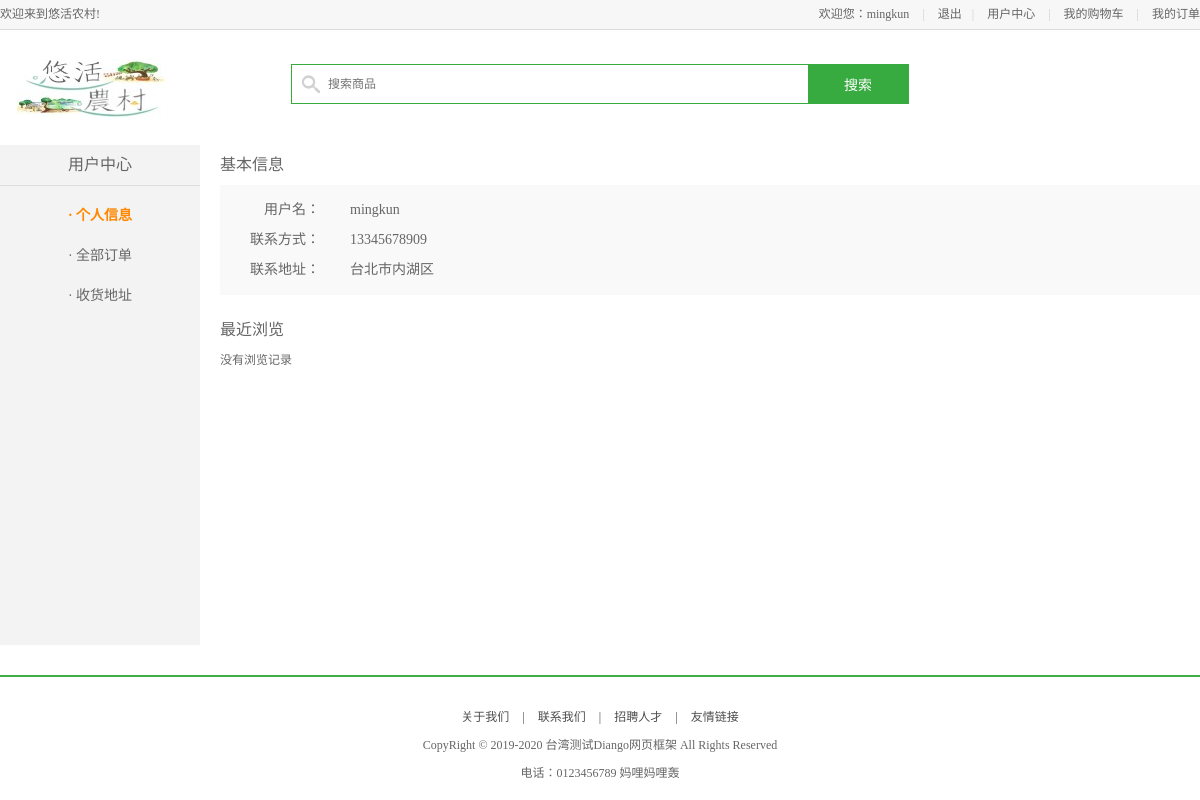
The page /user/ (signed in) on the database its author committed.
### apps/user/models.py (models this page shows, shortened)
class User(AbstractUser, BaseModel):
    class Meta:
        db_table = 'df_user'
        verbose_name = '用户'
        verbose_name_plural = verbose_name

class Address(BaseModel):
    user = models.ForeignKey('User', on_delete=models.CASCADE, verbose_name='所属用户')
    receiver = models.CharField(max_length=20, verbose_name='收件人')
    addr = models.CharField(max_length=256, verbose_name='收件地址')
    zip_code = models.CharField(max_length=6, null=True, verbose_name='邮政编码')
    phone = models.CharField(max_length=11, verbose_name='联系电话')
    is_default = models.BooleanField(default=False, verbose_name='是否默认')
    objects = AddressManager()
    class Meta:
        db_table = 'df_address'
        verbose_name = '地址'
        verbose_name_plural = verbose_name

### apps/user/views.py (the view)
class UserInfoView(LoginRequireMixin, View):
    def get(self, request):
        user = request.user
        address = Address.objects.get_default_address(user)
        con = get_redis_connection('default')
        history_key = 'history_%d' % user.id
        sku_ids = con.lrange(history_key, 0, 4)
        goods_list = []
        for id in sku_ids:
            goods = GoodsSKU.objects.get(id=id)
            goods_list.append(goods)
        context = {'page': 'user',
                   'address': address,
                   'goods_list': goods_list}
        return render(request, 'df_user/user_center_info.html', context)

### apps/user/models.py (called while the page is built)
    def get_default_address(self, user):
        try:
            address = self.get(user=user, is_default=True)
        except self.model.DoesNotExist:
            address = None  # 不存在默认地址
        return address

### templates/df_user/user_center_info.html
{% extends 'base_user_center.html' %}
{% block right_content %}
		<div class="right_content clearfix">
				<div class="info_con clearfix">
				<h3 class="common_title2">基本信息</h3>
						<ul class="user_info_list">
							<li><span>用户名：</span>{{ user.username }}</li>
                            {% if address %}
                                <li><span>联系方式：</span>{{ address.phone }}</li>
                                <li><span>联系地址：</span>{{ address.addr }}</li>
                            {% else %}
                                <li><span>联系方式：</span>无默认</li>
							    <li><span>联系地址：</span>无默认</li>
                            {% endif %}
						</ul>
				</div>
				<h3 class="common_title2">最近浏览</h3>
				<div class="has_view_list">
					<ul class="goods_type_list clearfix">
                        {% for goods in goods_list %}
				        <li>
                            <a href="{% url 'goods:detail' goods.id %}"><img src="{{ goods.image.url }}"></a>
                            <h4><a href="{% url 'goods:detail' goods.id %}">{{ goods.name }}</a></h4>
                            <div class="operate">
                                <span class="prize">￥{{ goods.price }}</span>
                                <span class="unit">{{ goods.price }}/{{ goods.unite }}</span>
                                <a href="#" class="add_goods" title="加入购物车"></a>
                            </div>
                        </li>
                        {% empty %}
                            没有浏览记录
                        {% endfor %}
			        </ul>
		        </div>
		</div>
{% endblock right_content %}

### templates/base.html (shortened to what this page needs)
<!DOCTYPE html PUBLIC "-//W3C//DTD XHTML 1.0 Transitional//EN"
        "http://www.w3.org/TR/xhtml1/DTD/xhtml1-transitional.dtd">
<html xmlns="http://www.w3.org/1999/xhtml" xml:lang="en">
{% load staticfiles %}
<head>
	<link rel="stylesheet" type="text/css" href="{% static 'css/reset.css' %}">
	<link rel="stylesheet" type="text/css" href="{% static 'css/main.css' %}">
</head>
<body>
{% block header_con %}
	<div class="header_con">
		<div class="header">
			<div class="welcome fl">欢迎来到悠活农村!</div>
			<div class="fr">
                {% if user.is_authenticated %}
				<div class="login_btn fl">
					欢迎您：<em>{{ user.username }}</em>
                    <span>|</span>
					<a href="{% url 'user:logout' %}">退出</a>
				</div>
                {% else %}
				<div class="login_btn fl">
					<a href="{% url 'user:login' %}">登录</a>
					<span>|</span>
					<a href="{% url 'user:register' %}">注册</a>
				</div>
                {% endif %}
				<div class="user_link fl">
					<span>|</span>
					<a href="{% url 'user:user' %}">用户中心</a>
					<span>|</span>
					<a href="{% url 'cart:show' %}">我的购物车</a>
					<span>|</span>
					<a href="{% url 'user:order' 1 %}">我的订单</a>
				</div>
			</div>
		</div>
	</div>
{% endblock header_con %}
{% block search_bar %}
	<div class="search_bar clearfix">
		<a href="{% url 'goods:index' %}" class="logo fl"><img src="{% static 'images/logo_15059.jpg' %}"></a>
		<div class="search_con fl">
            <form action="/search" method="get">
                <input type="text" class="input_text fl" name="q" placeholder="搜索商品">
			    <input type="submit" class="input_btn fr" name="" value="搜索">
            </form>
		</div>
	</div>
{% endblock search_bar %}
{% block body %}{% endblock body %}
<div class="footer">
    <div class="foot_link">
        <a href="#">关于我们</a>
        <span>|</span>
        <a href="#">联系我们</a>
        <span>|</span>
        <a href="#">招聘人才</a>
        <span>|</span>
        <a href="#">友情链接</a>
    </div>
    <p>CopyRight © 2019-2020 台湾测试Diango网页框架 All Rights Reserved</p>
    <p>电话：0123456789    妈哩妈哩轰</p>
</div>
</body>
</html>

### static/css/main.css (style rules this page uses)
body { font-family:'Microsoft Yahei';font-size:12px;color:#666; }
html,body { height:100% }
.header_con { background-color:#f7f7f7; height:29px; border-bottom:1px solid #dddddd }
.header { width:1200px; height:29px; margin:0 auto; }
.welcome,.login_info,.login_btn,.user_link { line-height:29px; }
.login_btn a,.user_link a { color:#666; }
.login_btn span,.user_link span { color:#cecece; margin:0 10px; }
.search_bar { width:1200px;height:115px;margin:0 auto; }
.logo { width:150px;height:59px;margin:29px 0 0 17px; }
.search_con { width:616px;height:38px;border:1px solid #37ab40;margin:34px 0 0 124px;background:url(../images/icons.png) 10px -338px no-repeat; }
.search_con .input_text { width:470px;height:34px;border:0px;margin:2px 0 0 36px;outline:none;font-size:12px;color:#737272;font-family:'Microsoft Yahei' }
.search_con .input_btn { width:100px;height:38px;background-color:#37ab40;border:0px;font-size:14px;color:#fff;font-family:'Microsoft Yahei';outline:none;cursor:pointer; }
.footer { border-top:2px solid #42ad46; margin:30px 0; }
.foot_link { text-align:center;margin-top:30px; }
.foot_link a,.foot_link span { color:#4e4e4e; }
.foot_link span { padding:0 10px }
.footer p { text-align:center; margin-top:10px; }
.goods_type_list { margin:10px auto 0; }
.right_content { width:980px; float:right; min-height:500px; }
.common_title2 { height:20px;line-height:20px;font-size:16px;margin:10px 0; }
.user_info_list { background-color:#f9f9f9; margin:10px 0 15px; padding:10px 0; height:90px; }
.user_info_list li { line-height:30px; text-indent:30px; font-size:14px; }
.user_info_list li span { width:100px; float:left; text-align:right; }
.info_con { width:980px; }

### rows shown on the page
User: username "mingkun"
Address: phone "13345678909", addr "台北市内湖区"
